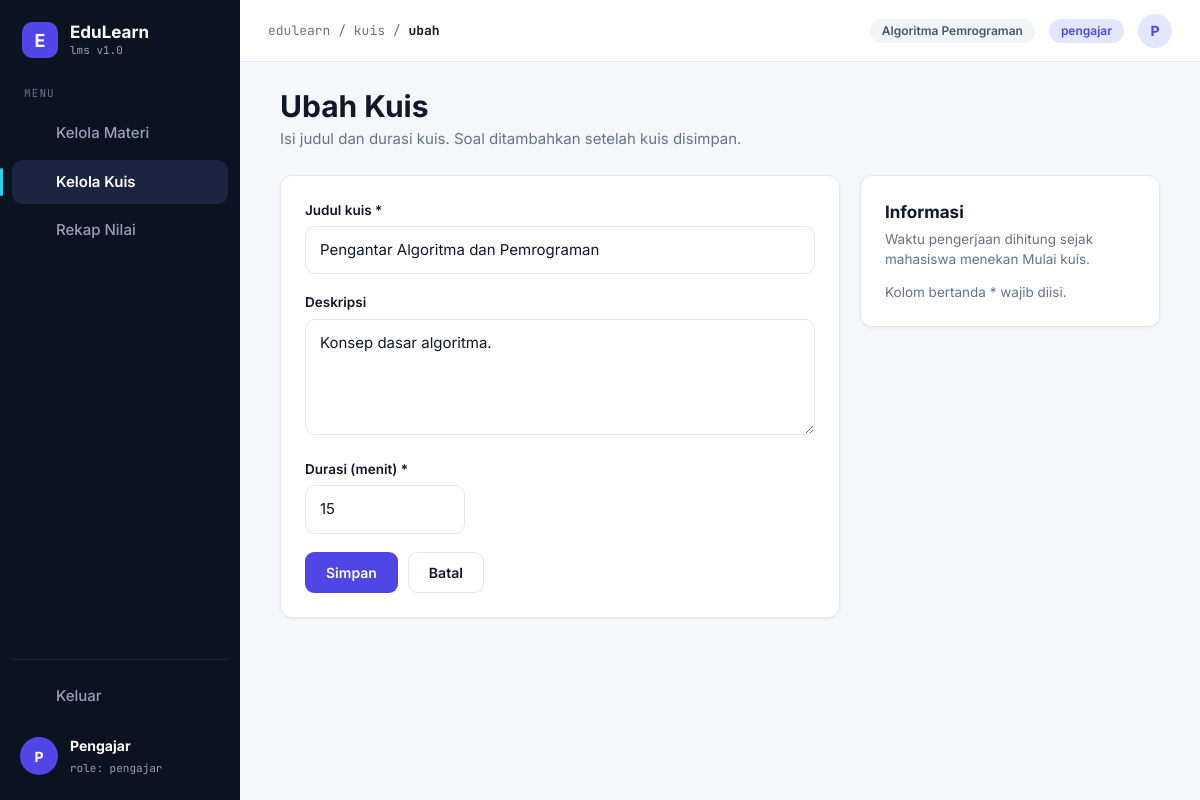
/pengajar/kuis_form.php?id=1 (signed in), run on the app's committed database.
### tables this page shows
CREATE TABLE kuis (
  id           INT AUTO_INCREMENT PRIMARY KEY,
  judul        VARCHAR(150) NOT NULL,
  deskripsi    TEXT NULL,
  durasi_menit INT NOT NULL DEFAULT 15,
  dibuat_oleh  INT NOT NULL,
  created_at   DATETIME NOT NULL DEFAULT CURRENT_TIMESTAMP,
  FOREIGN KEY (dibuat_oleh) REFERENCES users(id)
);

### pengajar/kuis_form.php (the view, shortened to what this page needs)
<?php
require __DIR__ . '/../config.php';
$id = (int)($_GET['id'] ?? 0);
$kuis = ['judul' => '', 'deskripsi' => '', 'durasi_menit' => 15];
if ($id) {
    $stmt = $db->prepare('SELECT * FROM kuis WHERE id = ?');
    $stmt->execute([$id]);
    $kuis = $stmt->fetch();
}
$judul = $id ? 'Ubah Kuis' : 'Tambah Kuis';
require __DIR__ . '/../includes/header.php';
?>
<h1><?= e($judul) ?></h1>
<p class="sub">Isi judul dan durasi kuis. Soal ditambahkan setelah kuis disimpan.</p>
<div class="grid-form">
    <form class="kartu isi-kartu" method="post">
        <div class="kelompok">
            <label for="judul">Judul kuis *</label>
            <input class="input" type="text" id="judul" name="judul" placeholder="judul kuis"
                   value="<?= e($kuis['judul']) ?>" maxlength="150" required>
        </div>
        <div class="kelompok">
            <label for="deskripsi">Deskripsi</label>
            <textarea class="input" id="deskripsi" name="deskripsi" rows="4" placeholder="Penjelasan singkat kuis"><?= e($kuis['deskripsi']) ?></textarea>
        </div>
        <div class="kelompok">
            <label for="durasi_menit">Durasi (menit) *</label>
            <input class="input input-pendek" type="number" id="durasi_menit" name="durasi_menit"
                   min="1" max="300" value="<?= e($kuis['durasi_menit']) ?>" required>
        </div>
        <div class="aksi">
            <button class="btn btn-primer" type="submit">Simpan</button>
            <a class="btn btn-garis" href="<?= url('pengajar/kuis.php') ?>">Batal</a>
        </div>
    </form>
    <div class="kartu isi-kartu">
        <h3>Informasi</h3>
        <p class="ket">Waktu pengerjaan dihitung sejak mahasiswa menekan Mulai kuis.</p>
        <p class="ket">Kolom bertanda * wajib diisi.</p>
    </div>
</div>
<?php require __DIR__ . '/../includes/footer.php'; ?>

### assets/css/style.css (style rules this page uses)
:root { --primer: #4F46E5; --primer-muda: #EEF2FF; --primer-muda2: #E0E7FF; --gelap: #0F172A; --abu: #64748B; --abu-muda: #94A3B8; --garis: #E2E8F0; --latar: #F5F7FB; --cyan: #22D3EE; --teal: #0D9488; --font: Inter, 'Segoe UI', Arial, sans-serif; --mono: 'JetBrains Mono', 'DejaVu Sans Mono', Consolas, monospace; }
* { box-sizing: border-box; }
body { margin: 0; font-family: var(--font); background: var(--latar); color: var(--gelap); font-size: 15px; line-height: 1.5; }
h1 { font-size: 30px; line-height: 1.2; margin: 0 0 4px; }
h3 { font-size: 17px; margin: 0; }
a { color: inherit; text-decoration: none; }
.ket { color: var(--abu); font-size: 13.5px; margin: 0; }
.sub { color: var(--abu); margin: 0 0 24px; }
.kartu { background: #fff; border: 1px solid var(--garis); border-radius: 12px; box-shadow: 0 1px 3px rgba(15,23,42,.06); }
.isi-kartu { padding: 24px; }
.isi-kartu h3 { margin-bottom: 4px; }
.isi-kartu .ket + .ket { margin-top: 12px; }
.btn { display: inline-block; padding: 10px 20px; border-radius: 9px; border: 1.5px solid transparent; font: 600 14px var(--font); cursor: pointer; text-align: center; line-height: 1.4; }
.btn-primer { background: var(--primer); color: #fff; }
.btn-garis { background: #fff; border-color: var(--garis); color: var(--gelap); }
.kelompok { margin-bottom: 18px; }
.kelompok label, .baris-antar > label { display: block; font-weight: 600; font-size: 13.5px; margin-bottom: 6px; }
.input { width: 100%; padding: 12px 14px; border: 1.5px solid var(--garis); border-radius: 10px; font: inherit; background: #fff; color: var(--gelap); }
.input-pendek { max-width: 160px; }
textarea.input { resize: vertical; }
.aksi { display: flex; gap: 10px; flex-wrap: wrap; align-items: center; }
.grid-form { display: grid; grid-template-columns: minmax(0, 1fr) 300px; gap: 20px; align-items: start; }

### data on the page
kuis: judul "Pengantar Algoritma dan Pemrograman", deskripsi "Konsep dasar algoritma.", durasi_menit "15"

### other printed values
$nama "Kelola Materi"
$nama "Kelola Kuis"
$nama "Rekap Nilai"
inisial($u['nama']) "P"
$u['nama'] "Pengajar"
$u['role'] "pengajar"
$c "kuis"
$c "ubah"
NAMA_MATKUL "Algoritma Pemrograman"
$judul "Ubah Kuis"
